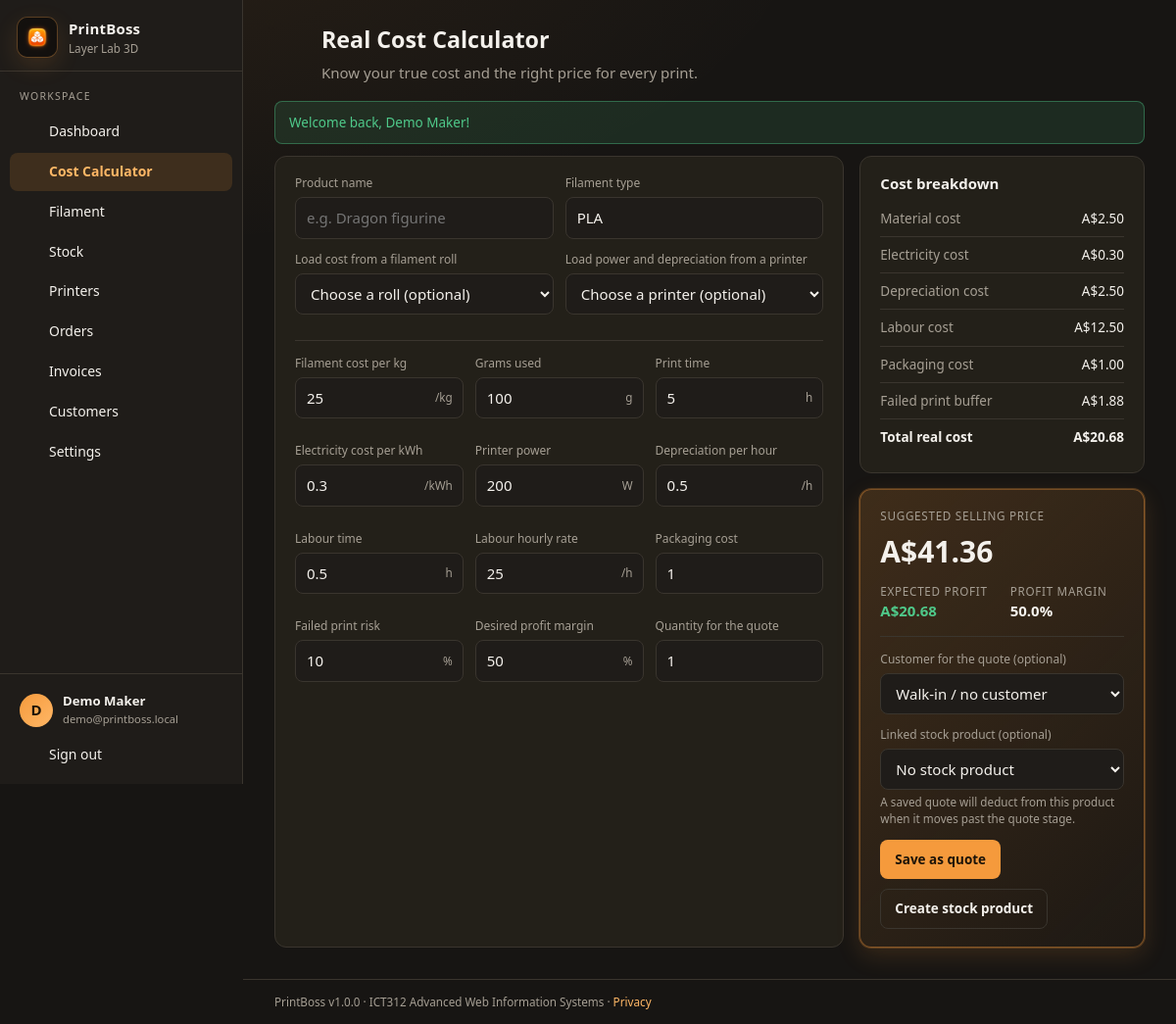
The app's page /calculator.php (signed in) with its own data.
### tables this page shows
CREATE TABLE profiles (
  id                       INT UNSIGNED NOT NULL AUTO_INCREMENT,
  user_id                  INT UNSIGNED NOT NULL,
  business_name            VARCHAR(120) NOT NULL DEFAULT '',
  business_abn             VARCHAR(20)  NOT NULL DEFAULT '',
  business_email           VARCHAR(190) NOT NULL DEFAULT '',
  business_phone           VARCHAR(40)  NOT NULL DEFAULT '',
  business_address         VARCHAR(255) NOT NULL DEFAULT '',
  country                  VARCHAR(60)  NOT NULL DEFAULT 'Australia',
  currency                 CHAR(3)      NOT NULL DEFAULT 'AUD',
  bank_name                VARCHAR(80)  NOT NULL DEFAULT '',
  bank_account_name        VARCHAR(120) NOT NULL DEFAULT '',
  bank_bsb                 VARCHAR(10)  NOT NULL DEFAULT '',
  bank_account_number      VARCHAR(20)  NOT NULL DEFAULT '',
  invoice_prefix           VARCHAR(10)  NOT NULL DEFAULT 'INV',
  gst_rate                 DECIMAL(5,2) NOT NULL DEFAULT 10.00,
  default_gst_enabled      TINYINT(1)   NOT NULL DEFAULT 1,
  default_payment_terms    VARCHAR(60)  NOT NULL DEFAULT 'Payment due within 14 days',
  default_payment_instructions TEXT NULL,
  default_invoice_notes    TEXT NULL,
  default_electricity_cost DECIMAL(8,4) NOT NULL DEFAULT 0.3000,
  default_labour_rate      DECIMAL(8,2) NOT NULL DEFAULT 25.00,
  default_depreciation_rate DECIMAL(8,2) NOT NULL DEFAULT 0.50,
  default_profit_margin    DECIMAL(5,2) NOT NULL DEFAULT 50.00,
  default_failed_risk      DECIMAL(5,2) NOT NULL DEFAULT 10.00,
  onboarding_completed     TINYINT(1)   NOT NULL DEFAULT 0,
  created_at               DATETIME NOT NULL DEFAULT CURRENT_TIMESTAMP,
  updated_at               DATETIME NOT NULL DEFAULT CURRENT_TIMESTAMP ON UPDATE CURRENT_TIMESTAMP,
  PRIMARY KEY (id),
  UNIQUE KEY uq_profiles_user (user_id),
  CONSTRAINT fk_profiles_user FOREIGN KEY (user_id) REFERENCES users(id) ON DELETE CASCADE
);

CREATE TABLE users (
  id            INT UNSIGNED NOT NULL AUTO_INCREMENT,
  email         VARCHAR(190) NOT NULL,
  password_hash VARCHAR(255) NOT NULL,
  failed_login_attempts INT UNSIGNED NOT NULL DEFAULT 0,
  login_locked_until DATETIME NULL,
  full_name     VARCHAR(120) NOT NULL,
  role          ENUM('user','admin') NOT NULL DEFAULT 'user',
  is_active     TINYINT(1) NOT NULL DEFAULT 1,
  last_login_at DATETIME NULL,
  created_at    DATETIME NOT NULL DEFAULT CURRENT_TIMESTAMP,
  updated_at    DATETIME NOT NULL DEFAULT CURRENT_TIMESTAMP ON UPDATE CURRENT_TIMESTAMP,
  PRIMARY KEY (id),
  UNIQUE KEY uq_users_email (email)
);

### includes/header.php (shortened to what the rows shown need)
<?php
$profile = $profile ?? get_profile((int)$user['id']);
?>
<!DOCTYPE html>
<html lang="en">
<head>
<link rel="stylesheet" href="<?= BASE_PATH ?>/assets/css/style.css">
</head>
<body>
<div class="app">
  <aside class="sidebar" id="sidebar">
    <div class="brand">
      <div>
        <div class="brand-name">PrintBoss</div>
        <div class="brand-sub"><?= e($profile['business_name'] ?: '3D Print Manager') ?></div>
      </div>
    </div>
    <div class="sidebar-footer">
      <div class="user-chip">
        <div class="avatar"><?= e(mb_strtoupper(mb_substr($user['full_name'], 0, 1))) ?></div>
        <div class="user-meta"><div class="user-name"><?= e($user['full_name']) ?></div><div class="user-email"><?= e($user['email']) ?></div></div>
      </div>
    </div>
  </aside>
  <main class="main">
    <header class="topbar">
      <div class="page-head">
        <h1 class="page-title"><?= e($pageTitle ?? '') ?></h1>
      </div>
    </header>

### records on screen
profiles: business_name "Layer Lab 3D"
users: full_name "D", full_name "Demo Maker", email "demo@printboss.local"

### other values on screen
$label "Dashboard"
$label "Cost Calculator"
$label "Filament"
$label "Stock"
$label "Printers"
$label "Orders"
$label "Invoices"
$label "Customers"
$label "Settings"
$pageTitle "Real Cost Calculator"
$pageDescription "Know your true cost and the right price for every print."
$flash['text'] "Welcome back, Demo Maker!"
$label "Filament cost per kg"
$label "Grams used"
$label "Print time"
